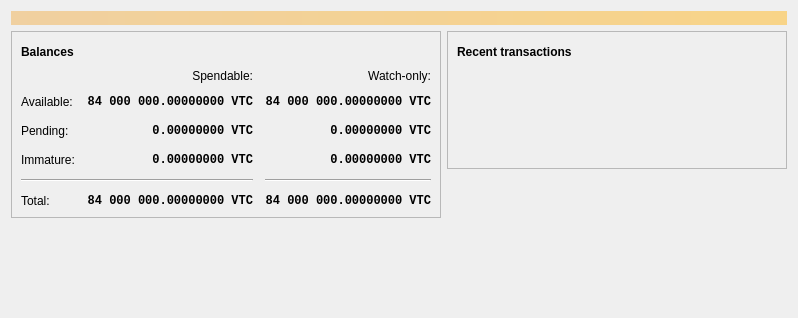
<?xml version="1.0" encoding="UTF-8"?>
<ui version="4.0">
 <class>OverviewPage</class>
 <widget class="QWidget" name="OverviewPage">
  <property name="geometry">
   <rect>
    <x>0</x>
    <y>0</y>
    <width>798</width>
    <height>318</height>
   </rect>
  </property>
  <property name="windowTitle">
   <string>Form</string>
  </property>
  <layout class="QVBoxLayout" name="topLayout">
   <item>
    <widget class="QLabel" name="labelAlerts">
     <property name="visible">
      <bool>false</bool>
     </property>
     <property name="styleSheet">
      <string notr="true">QLabel { background-color: qlineargradient(x1: 0, y1: 0, x2: 1, y2: 0, stop:0 #F0D0A0, stop:1 #F8D488); color:#000000; }</string>
     </property>
     <property name="wordWrap">
      <bool>true</bool>
     </property>
     <property name="margin">
      <number>3</number>
     </property>
     <property name="textInteractionFlags">
      <set>Qt::TextSelectableByMouse</set>
     </property>
    </widget>
   </item>
   <item>
    <layout class="QHBoxLayout" name="horizontalLayout" stretch="1,1">
     <item>
      <layout class="QVBoxLayout" name="verticalLayout_2">
       <item>
        <widget class="QFrame" name="frame">
         <property name="frameShape">
          <enum>QFrame::StyledPanel</enum>
         </property>
         <property name="frameShadow">
          <enum>QFrame::Raised</enum>
         </property>
         <layout class="QVBoxLayout" name="verticalLayout_4">
          <item>
           <layout class="QHBoxLayout" name="horizontalLayout_4">
            <item>
             <widget class="QLabel" name="label_5">
              <property name="font">
               <font>
                <weight>75</weight>
                <bold>true</bold>
               </font>
              </property>
              <property name="text">
               <string>Balances</string>
              </property>
             </widget>
            </item>
            <item>
             <widget class="QPushButton" name="labelWalletStatus">
              <property name="enabled">
               <bool>true</bool>
              </property>
              <property name="maximumSize">
               <size>
                <width>30</width>
                <height>16777215</height>
               </size>
              </property>
              <property name="toolTip">
               <string>The displayed information may be out of date. Your wallet automatically synchronizes with the Vertcoin network after a connection is established, but this process has not completed yet.</string>
              </property>
              <property name="text">
               <string/>
              </property>
              <property name="icon">
               <iconset resource="../beans.qrc">
                <normaloff>:/icons/warning</normaloff>
                <disabledoff>:/icons/warning</disabledoff>:/icons/warning</iconset>
              </property>
              <property name="iconSize">
               <size>
                <width>24</width>
                <height>24</height>
               </size>
              </property>
              <property name="flat">
               <bool>true</bool>
              </property>
             </widget>
            </item>
            <item>
             <spacer name="horizontalSpacer_3">
              <property name="orientation">
               <enum>Qt::Horizontal</enum>
              </property>
              <property name="sizeHint" stdset="0">
               <size>
                <width>40</width>
                <height>20</height>
               </size>
              </property>
             </spacer>
            </item>
           </layout>
          </item>
          <item>
           <layout class="QGridLayout" name="gridLayout">
            <property name="spacing">
             <number>12</number>
            </property>
            <item row="2" column="2">
             <widget class="QLabel" name="labelWatchPending">
              <property name="font">
               <font>
                <family>Monospace</family>
                <weight>75</weight>
                <bold>true</bold>
               </font>
              </property>
              <property name="cursor">
               <cursorShape>IBeamCursor</cursorShape>
              </property>
              <property name="toolTip">
               <string>Unconfirmed transactions to watch-only addresses</string>
              </property>
              <property name="text">
               <string notr="true">0.00000000 VTC</string>
              </property>
              <property name="alignment">
               <set>Qt::AlignRight|Qt::AlignTrailing|Qt::AlignVCenter</set>
              </property>
              <property name="textInteractionFlags">
               <set>Qt::LinksAccessibleByMouse|Qt::TextSelectableByKeyboard|Qt::TextSelectableByMouse</set>
              </property>
             </widget>
            </item>
            <item row="2" column="1">
             <widget class="QLabel" name="labelUnconfirmed">
              <property name="font">
               <font>
                <family>Monospace</family>
                <weight>75</weight>
                <bold>true</bold>
               </font>
              </property>
              <property name="cursor">
               <cursorShape>IBeamCursor</cursorShape>
              </property>
              <property name="toolTip">
               <string>Total of transactions that have yet to be confirmed, and do not yet count toward the spendable balance</string>
              </property>
              <property name="text">
               <string notr="true">0.00000000 VTC</string>
              </property>
              <property name="alignment">
               <set>Qt::AlignRight|Qt::AlignTrailing|Qt::AlignVCenter</set>
              </property>
              <property name="textInteractionFlags">
               <set>Qt::LinksAccessibleByMouse|Qt::TextSelectableByKeyboard|Qt::TextSelectableByMouse</set>
              </property>
             </widget>
            </item>
            <item row="3" column="2">
             <widget class="QLabel" name="labelWatchImmature">
              <property name="font">
               <font>
                <family>Monospace</family>
                <weight>75</weight>
                <bold>true</bold>
               </font>
              </property>
              <property name="cursor">
               <cursorShape>IBeamCursor</cursorShape>
              </property>
              <property name="toolTip">
               <string>Mined balance in watch-only addresses that has not yet matured</string>
              </property>
              <property name="text">
               <string notr="true">0.00000000 VTC</string>
              </property>
              <property name="alignment">
               <set>Qt::AlignRight|Qt::AlignTrailing|Qt::AlignVCenter</set>
              </property>
              <property name="textInteractionFlags">
               <set>Qt::LinksAccessibleByMouse|Qt::TextSelectableByKeyboard|Qt::TextSelectableByMouse</set>
              </property>
             </widget>
            </item>
            <item row="4" column="0" colspan="2">
             <widget class="Line" name="line">
              <property name="orientation">
               <enum>Qt::Horizontal</enum>
              </property>
             </widget>
            </item>
            <item row="4" column="2">
             <widget class="Line" name="lineWatchBalance">
              <property name="sizePolicy">
               <sizepolicy hsizetype="Preferred" vsizetype="Fixed">
                <horstretch>0</horstretch>
                <verstretch>0</verstretch>
               </sizepolicy>
              </property>
              <property name="minimumSize">
               <size>
                <width>140</width>
                <height>0</height>
               </size>
              </property>
              <property name="orientation">
               <enum>Qt::Horizontal</enum>
              </property>
             </widget>
            </item>
            <item row="5" column="0">
             <widget class="QLabel" name="labelTotalText">
              <property name="text">
               <string>Total:</string>
              </property>
             </widget>
            </item>
            <item row="3" column="1">
             <widget class="QLabel" name="labelImmature">
              <property name="font">
               <font>
                <family>Monospace</family>
                <weight>75</weight>
                <bold>true</bold>
               </font>
              </property>
              <property name="cursor">
               <cursorShape>IBeamCursor</cursorShape>
              </property>
              <property name="toolTip">
               <string>Mined balance that has not yet matured</string>
              </property>
              <property name="text">
               <string notr="true">0.00000000 VTC</string>
              </property>
              <property name="alignment">
               <set>Qt::AlignRight|Qt::AlignTrailing|Qt::AlignVCenter</set>
              </property>
              <property name="textInteractionFlags">
               <set>Qt::LinksAccessibleByMouse|Qt::TextSelectableByKeyboard|Qt::TextSelectableByMouse</set>
              </property>
             </widget>
            </item>
            <item row="2" column="3">
             <spacer name="horizontalSpacer_2">
              <property name="orientation">
               <enum>Qt::Horizontal</enum>
              </property>
              <property name="sizeHint" stdset="0">
               <size>
                <width>40</width>
                <height>20</height>
               </size>
              </property>
             </spacer>
            </item>
            <item row="3" column="0">
             <widget class="QLabel" name="labelImmatureText">
              <property name="text">
               <string>Immature:</string>
              </property>
             </widget>
            </item>
            <item row="5" column="1">
             <widget class="QLabel" name="labelTotal">
              <property name="font">
               <font>
                <family>Monospace</family>
                <weight>75</weight>
                <bold>true</bold>
               </font>
              </property>
              <property name="cursor">
               <cursorShape>IBeamCursor</cursorShape>
              </property>
              <property name="toolTip">
               <string>Your current total balance</string>
              </property>
              <property name="text">
               <string notr="true">84 000 000.00000000 VTC</string>
              </property>
              <property name="alignment">
               <set>Qt::AlignRight|Qt::AlignTrailing|Qt::AlignVCenter</set>
              </property>
              <property name="textInteractionFlags">
               <set>Qt::LinksAccessibleByMouse|Qt::TextSelectableByKeyboard|Qt::TextSelectableByMouse</set>
              </property>
             </widget>
            </item>
            <item row="5" column="2">
             <widget class="QLabel" name="labelWatchTotal">
              <property name="font">
               <font>
                <family>Monospace</family>
                <weight>75</weight>
                <bold>true</bold>
               </font>
              </property>
              <property name="cursor">
               <cursorShape>IBeamCursor</cursorShape>
              </property>
              <property name="toolTip">
               <string>Current total balance in watch-only addresses</string>
              </property>
              <property name="text">
               <string notr="true">84 000 000.00000000 VTC</string>
              </property>
              <property name="alignment">
               <set>Qt::AlignRight|Qt::AlignTrailing|Qt::AlignVCenter</set>
              </property>
              <property name="textInteractionFlags">
               <set>Qt::LinksAccessibleByMouse|Qt::TextSelectableByKeyboard|Qt::TextSelectableByMouse</set>
              </property>
             </widget>
            </item>
            <item row="0" column="2">
             <widget class="QLabel" name="labelWatchonly">
              <property name="text">
               <string>Watch-only:</string>
              </property>
              <property name="alignment">
               <set>Qt::AlignRight|Qt::AlignTrailing|Qt::AlignVCenter</set>
              </property>
             </widget>
            </item>
            <item row="1" column="0">
             <widget class="QLabel" name="labelBalanceText">
              <property name="text">
               <string>Available:</string>
              </property>
             </widget>
            </item>
            <item row="1" column="1">
             <widget class="QLabel" name="labelBalance">
              <property name="font">
               <font>
                <family>Monospace</family>
                <weight>75</weight>
                <bold>true</bold>
               </font>
              </property>
              <property name="cursor">
               <cursorShape>IBeamCursor</cursorShape>
              </property>
              <property name="toolTip">
               <string>Your current spendable balance</string>
              </property>
              <property name="text">
               <string notr="true">84 000 000.00000000 VTC</string>
              </property>
              <property name="alignment">
               <set>Qt::AlignRight|Qt::AlignTrailing|Qt::AlignVCenter</set>
              </property>
              <property name="textInteractionFlags">
               <set>Qt::LinksAccessibleByMouse|Qt::TextSelectableByKeyboard|Qt::TextSelectableByMouse</set>
              </property>
             </widget>
            </item>
            <item row="1" column="2">
             <widget class="QLabel" name="labelWatchAvailable">
              <property name="font">
               <font>
                <family>Monospace</family>
                <weight>75</weight>
                <bold>true</bold>
               </font>
              </property>
              <property name="cursor">
               <cursorShape>IBeamCursor</cursorShape>
              </property>
              <property name="toolTip">
               <string>Your current balance in watch-only addresses</string>
              </property>
              <property name="text">
               <string notr="true">84 000 000.00000000 VTC</string>
              </property>
              <property name="alignment">
               <set>Qt::AlignRight|Qt::AlignTrailing|Qt::AlignVCenter</set>
              </property>
              <property name="textInteractionFlags">
               <set>Qt::LinksAccessibleByMouse|Qt::TextSelectableByKeyboard|Qt::TextSelectableByMouse</set>
              </property>
             </widget>
            </item>
            <item row="2" column="0">
             <widget class="QLabel" name="labelPendingText">
              <property name="text">
               <string>Pending:</string>
              </property>
             </widget>
            </item>
            <item row="0" column="1">
             <widget class="QLabel" name="labelSpendable">
              <property name="text">
               <string>Spendable:</string>
              </property>
              <property name="alignment">
               <set>Qt::AlignRight|Qt::AlignTrailing|Qt::AlignVCenter</set>
              </property>
             </widget>
            </item>
           </layout>
          </item>
         </layout>
        </widget>
       </item>
       <item>
        <spacer name="verticalSpacer">
         <property name="orientation">
          <enum>Qt::Vertical</enum>
         </property>
         <property name="sizeHint" stdset="0">
          <size>
           <width>20</width>
           <height>40</height>
          </size>
         </property>
        </spacer>
       </item>
      </layout>
     </item>
     <item>
      <layout class="QVBoxLayout" name="verticalLayout_3">
       <item>
        <widget class="QFrame" name="frame_2">
         <property name="frameShape">
          <enum>QFrame::StyledPanel</enum>
         </property>
         <property name="frameShadow">
          <enum>QFrame::Raised</enum>
         </property>
         <layout class="QVBoxLayout" name="verticalLayout">
          <item>
           <layout class="QHBoxLayout" name="horizontalLayout_2">
            <item>
             <widget class="QLabel" name="label_4">
              <property name="font">
               <font>
                <weight>75</weight>
                <bold>true</bold>
               </font>
              </property>
              <property name="text">
               <string>Recent transactions</string>
              </property>
             </widget>
            </item>
            <item>
             <widget class="QPushButton" name="labelTransactionsStatus">
              <property name="enabled">
               <bool>true</bool>
              </property>
              <property name="maximumSize">
               <size>
                <width>30</width>
                <height>16777215</height>
               </size>
              </property>
              <property name="toolTip">
               <string>The displayed information may be out of date. Your wallet automatically synchronizes with the Vertcoin network after a connection is established, but this process has not completed yet.</string>
              </property>
              <property name="text">
               <string/>
              </property>
              <property name="icon">
               <iconset resource="../beans.qrc">
                <normaloff>:/icons/warning</normaloff>
                <disabledoff>:/icons/warning</disabledoff>:/icons/warning</iconset>
              </property>
              <property name="iconSize">
               <size>
                <width>24</width>
                <height>24</height>
               </size>
              </property>
              <property name="flat">
               <bool>true</bool>
              </property>
             </widget>
            </item>
            <item>
             <spacer name="horizontalSpacer">
              <property name="orientation">
               <enum>Qt::Horizontal</enum>
              </property>
              <property name="sizeHint" stdset="0">
               <size>
                <width>40</width>
                <height>20</height>
               </size>
              </property>
             </spacer>
            </item>
           </layout>
          </item>
          <item>
           <widget class="TransactionOverviewWidget" name="listTransactions">
            <property name="styleSheet">
             <string notr="true">QListView { background: transparent; }</string>
            </property>
            <property name="frameShape">
             <enum>QFrame::NoFrame</enum>
            </property>
            <property name="verticalScrollBarPolicy">
             <enum>Qt::ScrollBarAlwaysOff</enum>
            </property>
            <property name="horizontalScrollBarPolicy">
             <enum>Qt::ScrollBarAlwaysOff</enum>
            </property>
            <property name="sizeAdjustPolicy">
             <enum>QAbstractScrollArea::AdjustToContents</enum>
            </property>
            <property name="selectionMode">
             <enum>QAbstractItemView::NoSelection</enum>
            </property>
            <property name="uniformItemSizes">
             <bool>true</bool>
            </property>
           </widget>
          </item>
         </layout>
        </widget>
       </item>
       <item>
        <spacer name="verticalSpacer_2">
         <property name="orientation">
          <enum>Qt::Vertical</enum>
         </property>
         <property name="sizeHint" stdset="0">
          <size>
           <width>20</width>
           <height>40</height>
          </size>
         </property>
        </spacer>
       </item>
      </layout>
     </item>
    </layout>
   </item>
  </layout>
 </widget>
 <customwidgets>
  <customwidget>
   <class>TransactionOverviewWidget</class>
   <extends>QListView</extends>
   <header>qt/transactionoverviewwidget.h</header>
  </customwidget>
 </customwidgets>
 <resources/>
 <connections/>
</ui>
